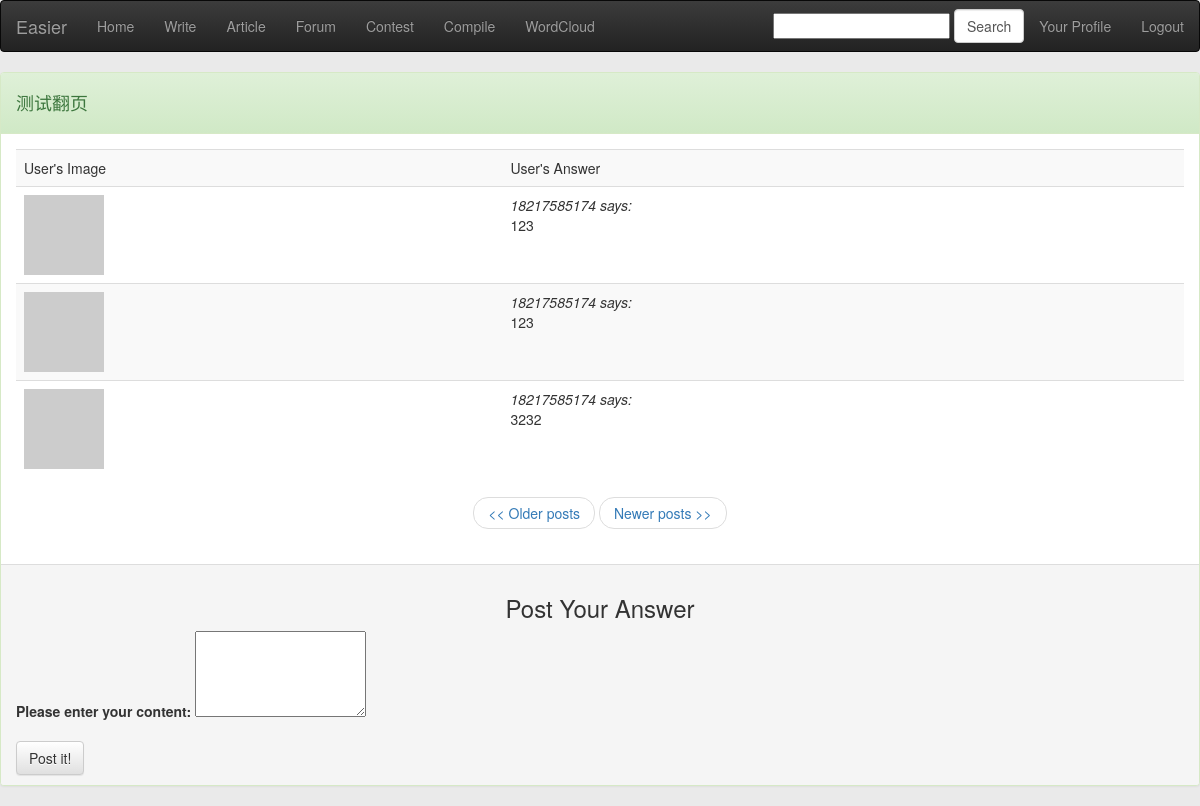
The app's page /discuss/6 (signed in), older data.
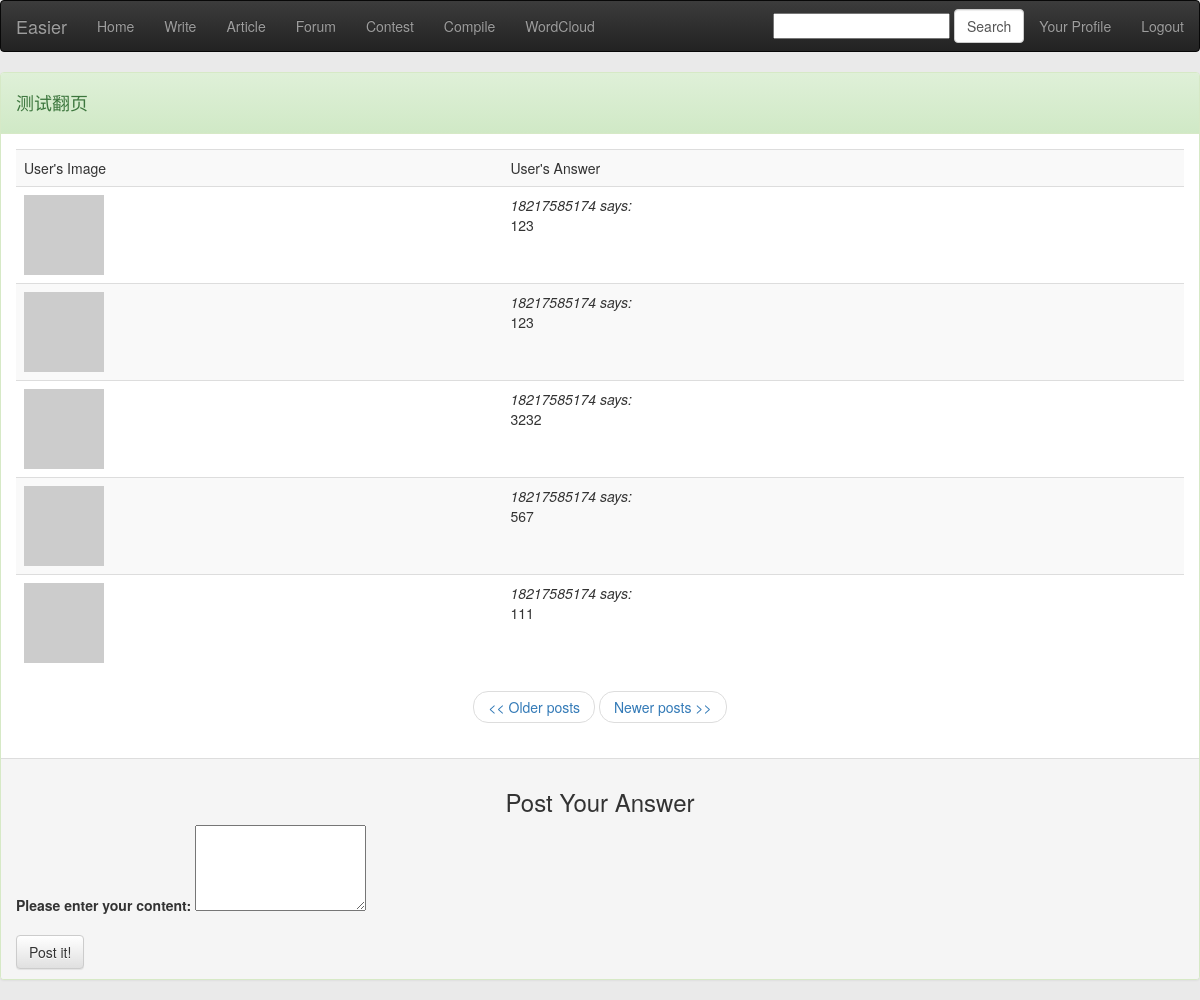
The same page, newer data.
### app/models.py (models this page shows, shortened)
class Question(db.Model):
    __searchable__ = ['title']
    __analyzer__ = ChineseAnalyzer()
    id = db.Column(db.Integer, primary_key=True)
    timestamp = db.Column(db.DateTime)
    title = db.Column(db.String(100))
    cards = db.relationship('Card', backref='discussion')

class Card(db.Model):
    id = db.Column(db.Integer, primary_key=True)
    body = db.Column(db.String(140))
    timestamp = db.Column(db.DateTime)
    user_id = db.Column(db.Integer, db.ForeignKey('user.id'))
    question_id = db.Column(db.Integer, db.ForeignKey('question.id'))

class User(db.Model):
    id = db.Column(db.Integer, primary_key=True)
    nickname = db.Column(db.String(64), index=True, unique=True)
    email = db.Column(db.String(120), index=True, unique=True)
    password = db.Column(db.String(120), index=True)
    posts = db.relationship('Post', backref='author', lazy='dynamic')
    cards = db.relationship('Card', backref='participant')
    about_me = db.Column(db.String(140))
    last_seen = db.Column(db.DateTime)
    followed = db.relationship('User',
                               secondary=followers,
                               primaryjoin=(followers.c.follower_id == id),
                               secondaryjoin=(followers.c.followed_id == id),
                               backref=db.backref('followers', lazy='dynamic'),
                               lazy='dynamic')
    is_authenticated = True
    is_active = True
    is_anonymous = False
    def avatar(self, size):
        return 'http://www.gravatar.com/avatar/' + md5(self.email.encode('utf8')).hexdigest() + '?d=mm&s=' + str(size)

### app/views.py (the view)
@app.route('/discuss/<pk>', methods=['POST', 'GET'])
@app.route('/discuss/<pk>/<int:page>', methods=['POST', 'GET'])
@login_required
def discuss(pk, page=1):
    form = CardForm()
    if form.validate():
        card = Card(body=form.answer.data, timestamp=datetime.utcnow(), participant=g.user, question_id=pk)
        db.session.add(card)
        db.session.commit()
        flash('Your answer is now live!')
        return redirect(url_for('discuss', pk=pk))
    cards = Card.query.filter_by(question_id=pk).order_by(Card.timestamp).paginate(page, POSTS_PER_PAGE, False)
    question = Question.query.filter_by(id=pk)
    title = question[0].title
    return render_template('card.html',
                           cs=cards,
                           form=form,
                           pk=pk,
                           title=title)

### app/forms.py
class SearchForm(Form):
    search = StringField('search', validators=[DataRequired()])

class CardForm(Form):
    answer = TextAreaField('answer', validators=[DataRequired()])

### app/views.py (called while the page is built)
@app.before_request
def before_request():
    g.user = current_user
    g.search_form = SearchForm()
    if g.user.is_authenticated:
        g.user.last_seen = datetime.utcnow()
        db.session.add(g.user)
        db.session.commit()

@lm.user_loader
def load_user(id):
    return User.query.get(int(id))

### app/templates/card.html (shortened to what this page needs)
{% extends "base.html" %}
{% block content %}
<div class="panel panel-success">
    <div class="panel-heading">
        <h4>{{title}}</h4>
    </div>
    <div class="panel-body">
        <table class="table table-striped table-hover">
            <tr>
                <td>User's Image</td>
                <td>User's Answer</td>
            </tr>
            {% for c in cs.items %}
                <tr valign="top">
                    <td><a href="#"><img src="{{c.participant.avatar(50)}}"></a></td>
                    <td><i>{{c.participant.nickname}} says:</i><br>{{c.body}}</td>
                </tr>
            {% endfor %}
        </table>
        <nav>
            <ul class="pager">
                {% if cs.has_prev %}<li><a href="{{ url_for('discuss', pk=pk, page = cs.prev_num) }}"><< Older posts</a></li>{% else %}<li><a href="#"><< Older posts</a></li>{% endif %}
                {% if cs.has_next %}<li><a href="{{ url_for('discuss', pk=pk, page = cs.next_num) }}">Newer posts >></a></li>{% else %}<li><a href="#">Newer posts >></a></li>{% endif %}
            </ul>
        </nav>
    </div>
    <div class="panel-footer">
        <h3 align="center">Post Your Answer</h3>
        <form action="" method="post" name="card">
            <div class="form-group">
                <label for="answer">Please enter your content:</label>
                {{form.answer(rows = 4)}}
            </div>
            <button type="submit" class="btn btn-default">Post it!</button>
        </form>
    </div>
</div>
{% endblock %}

### app/templates/base.html (shortened to what this page needs)
<!DOCTYPE html>
<html lang="en">
<head>
    <link rel="stylesheet" href="https://cdn.bootcss.com/bootstrap/3.3.7/css/bootstrap.min.css"
>
    <link rel="stylesheet" href="https://cdn.bootcss.com/bootstrap/3.3.7/css/bootstrap-theme.min.css"
>
</head>
<body style="background:#EAEAEA">
    <nav class="navbar navbar-inverse" role="navigation">
        <div class="container-fluid">
            <div class="navbar-header">
                <a class="navbar-brand" href="#">Easier</a>
            </div>
            <div>
                {% if g.user.is_authenticated %}
                <ul class="nav navbar-nav">
                    <li><a href="{{ url_for('index') }}">Home</a></li>
                    <li><a href="{{ url_for('write') }}">Write</a></li>
                    <li><a href="{{ url_for('look') }}">Article</a></li>
                    <li><a href="{{ url_for('forum') }}">Forum</a></li>
                    <li><a href="{{ url_for('contest') }}">Contest</a></li>
                    <li><a href="{{ url_for('code') }}">Compile</a></li>
                    <li><a href="{{ url_for('wc') }}">WordCloud</a></li>
                </ul>
                <ul class="nav navbar-nav navbar-right">
                    <li><a href="{{ url_for('user', nickname = g.user.nickname) }}">Your Profile</a></li>
                    <li><a href="{{ url_for('logout') }}">Logout</a></li>
                </ul>
                {% endif %}
            </div>
            <form class="navbar-form navbar-right" role="search" action="{{url_for('search')}}" method="post" name="search">
                <div class="form-group">
                    {{g.search_form.hidden_tag()}}{{g.search_form.search(size=20)}}
                </div>
                <input type="submit"  class="form-control" value="Search">
            </form>
        </div>
    </nav>
    {% block content %}{% endblock %}
</body>
</html>

Row changes from the older to the newer data that the page shows:
added Card: participant.nickname "18217585174", body "567"
added Card: participant.nickname "18217585174", body "111"
